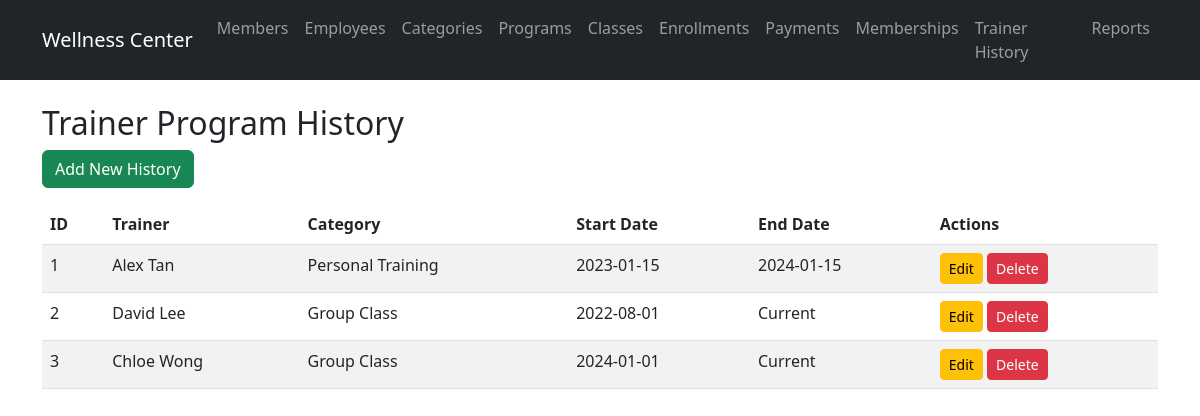
Page /routes/trainerprogramhistory/view.php on the earlier database version.
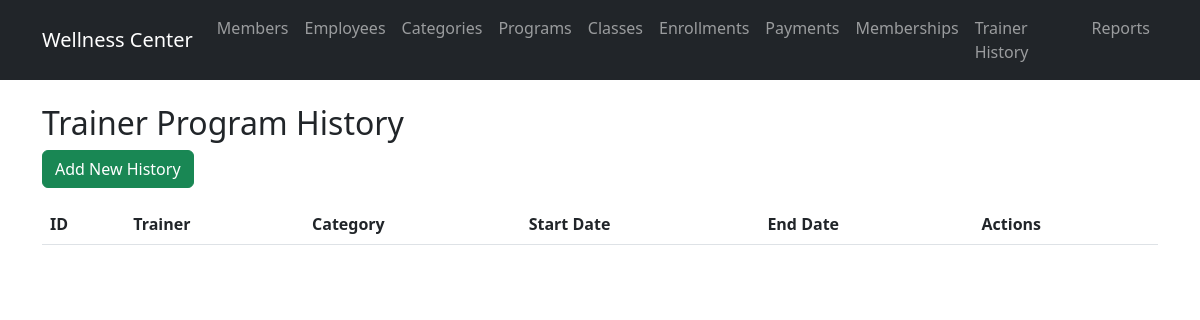
Same page on the later database version.
### tables this page shows
CREATE TABLE `trainer_program_history` (
  `history_id` int(11) NOT NULL,
  `employee_id` int(11) NOT NULL,
  `category_id` int(11) NOT NULL,
  `start_date` date NOT NULL,
  `end_date` date DEFAULT NULL
);

CREATE TABLE `employee` (
  `employee_id` int(11) NOT NULL,
  `employee_name` varchar(100) NOT NULL,
  `employee_ic` VARCHAR(12) NOT NULL,
  `employee_contact` VARCHAR(20) NOT NULL,
  `gender` varchar(10) DEFAULT NULL,
  `date_of_birth` date DEFAULT NULL,
  `date_working` date DEFAULT NULL,
  `employee_salary` decimal(10,2) DEFAULT NULL,
  `employee_type` enum('C','T') NOT NULL
);

CREATE TABLE `program_category` (
  `category_id` int(11) NOT NULL,
  `category_name` varchar(50) NOT NULL
);

### models/TrainerProgramHistory.php (called while the page is built, shortened)
<?php
require_once __DIR__ . '/../config/database.php';
class TrainerProgramHistory {
    public $pdo;
    public function __construct() {
        global $pdo;
        $this->pdo = $pdo;
    }
    public function getAll() {
        $stmt = $this->pdo->query("
            SELECT tph.*, e.employee_name, pc.category_name
            FROM trainer_program_history tph
            JOIN employee e ON tph.employee_id = e.employee_id
            JOIN program_category pc ON tph.program_category = pc.category_name
        ");
        return $stmt->fetchAll(PDO::FETCH_ASSOC);
    }
}
?>

### routes/trainerprogramhistory/view.php (the view, shortened to what this page needs)
<?php
require_once '../../models/TrainerProgramHistory.php';
$history = new TrainerProgramHistory();
$histories = $history->getAll();
include '../../views/header.php';
?>
<h2>Trainer Program History</h2>
<a href="create.php" class="btn btn-success mb-3">Add New History</a>
<table class="table table-striped">
    <thead>
        <tr>
            <th>ID</th>
            <th>Trainer</th>
            <th>Category</th>
            <th>Start Date</th>
            <th>End Date</th>
            <th>Actions</th>
        </tr>
    </thead>
    <tbody>
        <?php foreach ($histories as $h): ?>
        <tr>
            <td><?php echo $h['history_id']; ?></td>
            <td><?php echo $h['employee_name']; ?></td>
            <td><?php echo $h['category_name']; ?></td>
            <td><?php echo $h['start_date']; ?></td>
            <td><?php echo $h['end_date'] ?? 'Current'; ?></td>
            <td>
                <a href="edit.php?id=<?php echo $h['history_id']; ?>" class="btn btn-warning btn-sm">Edit</a>
                                <button type="button" class="btn btn-danger btn-sm" data-bs-toggle="modal" data-bs-target="#deleteModal" data-history-id="<?php echo $h['history_id']; ?>" data-history-label="<?php echo htmlspecialchars($h['employee_name'] . ' - ' . $h['category_name']); ?>">Delete</button>
            </td>
        </tr>
        <?php endforeach; ?>
    </tbody>
</table>
<?php include '../../views/footer.php'; ?>

Differences in the rows shown:
no longer on this page (row edited): trainer_program_history: history_id "1", employee.employee_name "Alex Tan", program_category.category_name "Personal Training", start_date "2023-01-15", end_date "2024-01-15"
no longer on this page (row edited): trainer_program_history: history_id "2", employee.employee_name "David Lee", program_category.category_name "Group Class", start_date "2022-08-01", end_date "Current"
no longer on this page (row edited): trainer_program_history: history_id "3", employee.employee_name "Chloe Wong", program_category.category_name "Group Class", start_date "2024-01-01", end_date "Current"
